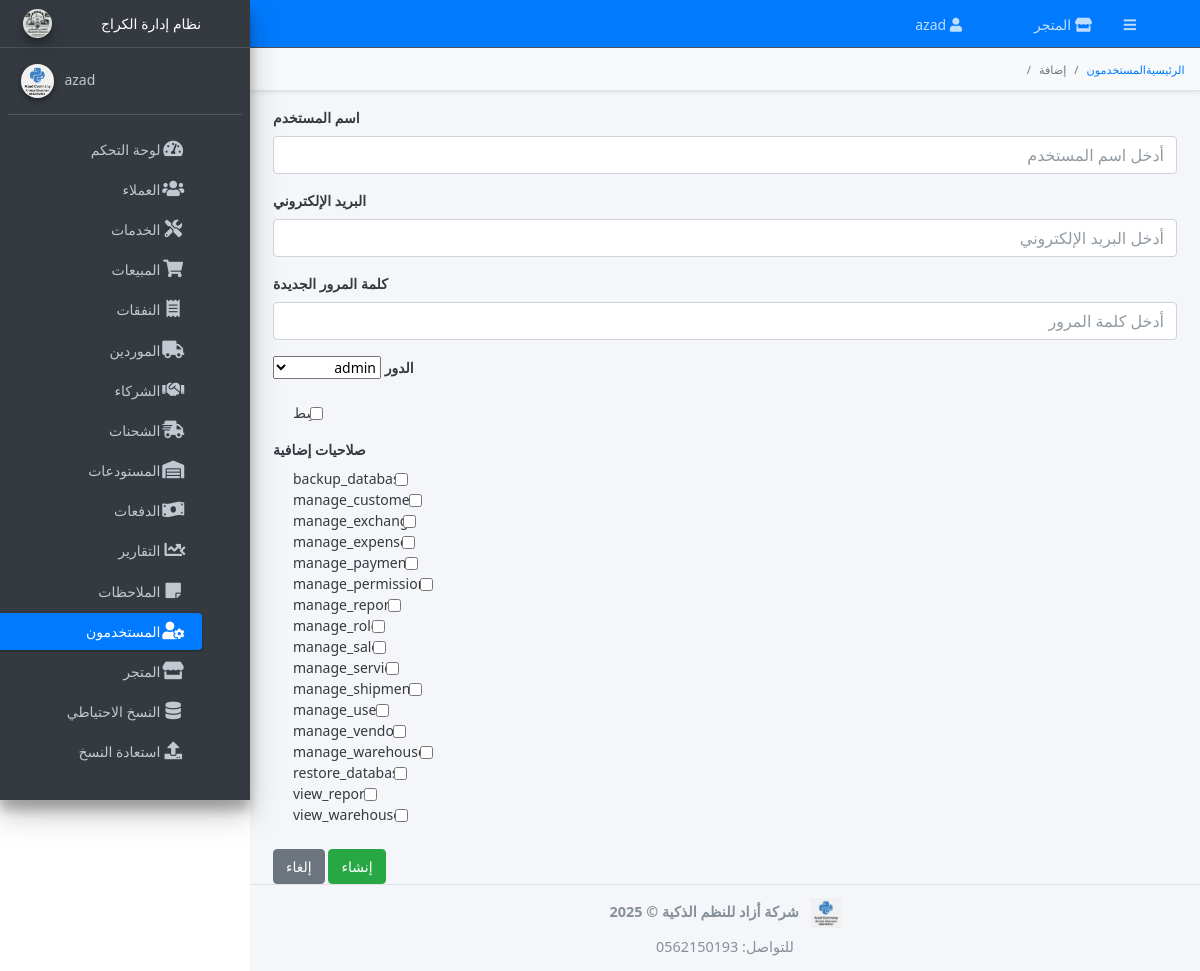
Before: /users/create (signed in) with the older database file.
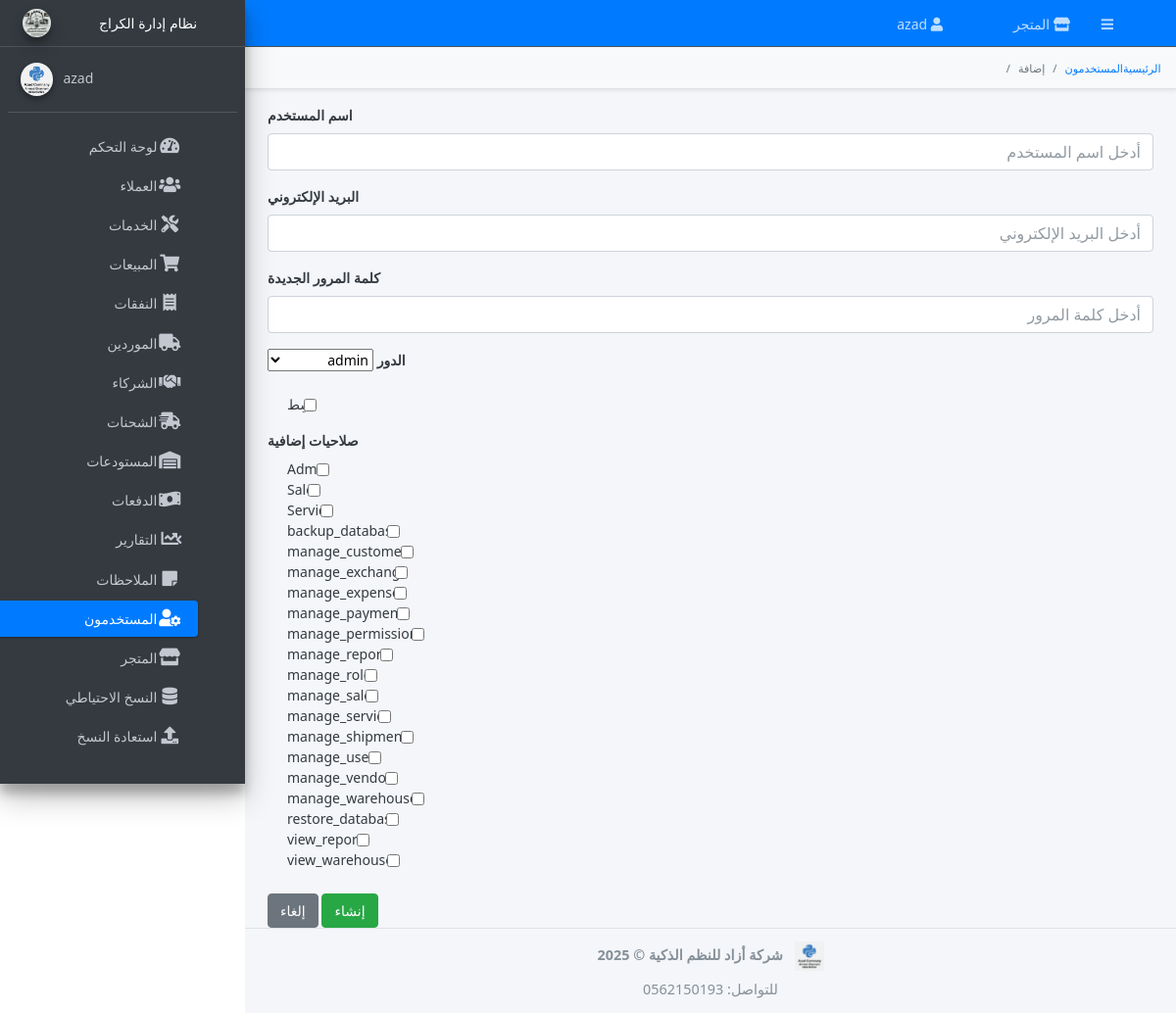
After: the same page with the newer database file.
### models.py (models this page shows, shortened)
class AuditMixin:
    @classmethod
    def __declare_last__(cls):
        from sqlalchemy import inspect, event as _evt
        @_evt.listens_for(cls, "before_update", propagate=True)
        def _capture_prev_state(mapper, connection, target):
            try:
                insp = inspect(target)
                prev = {}
                for attr in mapper.column_attrs:
                    hist = insp.attrs[attr.key].history
                    if hist.has_changes() and hist.deleted:
                        prev[attr.key] = hist.deleted[0]
                setattr(target, "_previous_state", prev)
            except Exception:
                setattr(target, "_previous_state", {})

class Permission(db.Model, AuditMixin):
    __tablename__ = "permissions"
    id          = db.Column(db.Integer, primary_key=True)
    name        = db.Column(db.String(100), unique=True, nullable=False, index=True)
    code        = db.Column(db.String(100), unique=True, index=True)
    description = db.Column(db.String(255))

### routes/users.py (the view, shortened to what this page needs)
@users_bp.route("/create", methods=["GET", "POST"], endpoint="create_user")
@login_required
@permission_required("manage_users")
def create_user():
    form = UserForm()
    all_permissions = Permission.query.order_by(Permission.name).all()
    selected_perm_ids = []
    return render_template(
        "users/form.html",
        form=form,
        action="create",
        user_id=None,
        all_permissions=all_permissions,
        selected_perm_ids=selected_perm_ids,
    )

### forms.py (shortened to what this page needs)
class UserForm(FlaskForm):
    username    = StringField('اسم المستخدم', validators=[DataRequired(), Length(min=3, max=50)])
    email       = StringField('البريد الإلكتروني', validators=[DataRequired(), Email(), Length(max=120)])
    role_id     = SelectField('الدور', coerce=int, validators=[DataRequired()])
    is_active   = BooleanField('نشِط')
    password    = PasswordField('كلمة المرور الجديدة', validators=[Optional(), Length(min=6, max=128)])
    confirm     = PasswordField('تأكيد كلمة المرور', validators=[Optional(), EqualTo('password', message='يجب أن تتطابق كلمتا المرور')])
    last_login  = DateTimeField('آخر تسجيل دخول', format='%Y-%m-%d %H:%M', validators=[Optional()], render_kw={'readonly': True, 'disabled': True})
    submit      = SubmitField('حفظ')
    def __init__(self, *args, **kwargs):
        super().__init__(*args, **kwargs)
        self.role_id.choices = [(r.id, r.name) for r in Role.query.order_by(Role.name).all()]
        try:
            from flask import request
            self._editing_user_id = request.view_args.get('user_id')
        except Exception:
            self._editing_user_id = None

### templates/users/form.html (shortened to what this page needs)
{% extends 'base.html' %}
{% block breadcrumb %}
<li class="breadcrumb-item">
  <a href="{{ url_for('main.dashboard') }}">الرئيسية</a>
</li>
<li class="breadcrumb-item">
  <a href="{{ url_for('users_bp.list_users') }}">المستخدمون</a>
</li>
<li class="breadcrumb-item active">
  {{ 'تعديل' if user_id else 'إضافة' }}
</li>
{% endblock %}
{% block content %}
<div class="container-fluid">
  <form
    method="post"
    action="{% if user_id %}
               {{ url_for('users_bp.edit_user', user_id=user_id) }}
             {% else %}
               {{ url_for('users_bp.create_user') }}
             {% endif %}"
  >
    <div class="form-group mb-3">
      {{ form.username.label(class="form-label") }}
      {{ form.username(class="form-control", placeholder="أدخل اسم المستخدم") }}
    </div>
    <div class="form-group mb-3">
      {{ form.email.label(class="form-label") }}
      {{ form.email(class="form-control", placeholder="أدخل البريد الإلكتروني") }}
    </div>
    <div class="form-group mb-3">
      {{ form.password.label(class="form-label") }}
      {{ form.password(
          class="form-control",
          placeholder=(user_id
            and 'اتركه فارغاً إن لم ترغب بالتغيير'
            or 'أدخل كلمة المرور')
      ) }}
    </div>
    <div class="form-group mb-3">
      {{ form.role_id.label(class="form-label") }}
      {{ form.role_id(class="form-select") }}
    </div>
    <div class="form-group mb-3">
      <div class="form-check">
        {{ form.is_active(class="form-check-input") }}
        {{ form.is_active.label(class="form-check-label") }}
      </div>
    </div>
    <div class="form-group mb-4">
      <label class="form-label">صلاحيات إضافية</label>
      {% for perm in all_permissions %}
        <div class="form-check">
          <input
            class="form-check-input"
            type="checkbox"
            name="extra_permissions"
            id="perm-{{ perm.id }}"
            value="{{ perm.id }}"
          >
          <label class="form-check-label" for="perm-{{ perm.id }}">
            {{ perm.name }}
          </label>
        </div>
      {% endfor %}
    </div>
    <button type="submit" class="btn btn-success">
      {{ 'تحديث' if user_id else 'إنشاء' }}
    </button>
    <a href="{{ url_for('users_bp.list_users') }}" class="btn btn-secondary ms-2">
      إلغاء
    </a>
  </form>
</div>
{% endblock %}

Changed rows visible on the page:
added Permission: name "Admin"
added Permission: name "Sales"
added Permission: name "Service"
